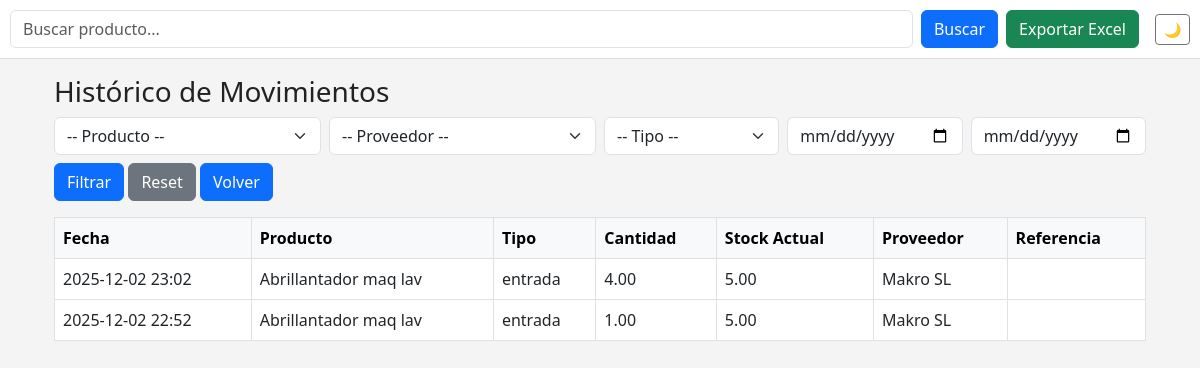
The app's page /movimientos/historico?producto_id=123 with its own data.
### app/models.py (models this page shows, shortened)
class Movimiento(db.Model):
    __tablename__ = "movimientos"
    id = db.Column(db.Integer, primary_key=True)
    producto_id = db.Column(db.Integer, db.ForeignKey("product.id"), nullable=False)
    proveedor_id = db.Column(db.Integer, db.ForeignKey("proveedores.id"), nullable=True)
    tipo = db.Column(db.String(10), nullable=False)  # "entrada" | "salida"
    cantidad = db.Column(db.Float, nullable=False, default=0)
    fecha = db.Column(db.DateTime, default=datetime.utcnow)
    referencia = db.Column(db.String(120), nullable=True)  # número albarán / nota
    producto = db.relationship("Product", back_populates="movimientos")
    proveedor = db.relationship("Proveedor", back_populates="movimientos")

class Product(db.Model):
    id = db.Column(db.Integer, primary_key=True)
    nombre = db.Column(db.String(150), nullable=False)
    unidad = db.Column(db.String(30), nullable=False)
    cantidad = db.Column(db.Float, default=0)
    categoria = db.Column(db.String(50), nullable=True)
    ubicacion = db.Column(db.String(100), nullable=True)
    movimientos = db.relationship(
        "Movimiento",
        back_populates="producto",
        lazy="dynamic",
        cascade="all, delete-orphan",
    )
    @property
    def stock_actual(self):
        entradas = (
            self.movimientos.filter_by(tipo="entrada")
            .with_entities(db.func.sum(Movimiento.cantidad))
            .scalar()
            or 0
        )
        salidas = (
            self.movimientos.filter_by(tipo="salida")
            .with_entities(db.func.sum(Movimiento.cantidad))
            .scalar()
            or 0
        )
        return float(entradas) - float(salidas)

class Proveedor(db.Model):
    __tablename__ = "proveedores"
    id = db.Column(db.Integer, primary_key=True)
    nombre = db.Column(db.String(120), nullable=False, unique=True)
    telefono = db.Column(db.String(30), nullable=True)
    cif = db.Column(db.String(20), nullable=True)
    notas = db.Column(db.Text, nullable=True)
    movimientos = db.relationship(
        "Movimiento", back_populates="proveedor", lazy="dynamic"
    )

### app/movimientos/routes.py (the view)
@movimientos_bp.route("/historico", methods=["GET"])
def historico_movimientos():
    producto_id = request.args.get("producto_id", type=int)
    proveedor_id = request.args.get("proveedor_id", type=int)
    tipo = request.args.get("tipo", default="")
    fecha_inicio = request.args.get("fecha_inicio")
    fecha_fin = request.args.get("fecha_fin")
    query = Movimiento.query.join(Product).outerjoin(Proveedor)
    if producto_id:
        query = query.filter(Movimiento.producto_id == producto_id)
    if proveedor_id:
        query = query.filter(Movimiento.proveedor_id == proveedor_id)
    if tipo in ("entrada", "salida"):
        query = query.filter(Movimiento.tipo == tipo)
    if fecha_inicio:
        try:
            inicio = datetime.fromisoformat(fecha_inicio)
            query = query.filter(Movimiento.fecha >= inicio)
        except:
            pass
    if fecha_fin:
        try:
            fin = datetime.fromisoformat(fecha_fin)
            query = query.filter(Movimiento.fecha <= fin)
        except:
            pass
    movimientos = query.order_by(Movimiento.fecha.desc()).all()
    productos = Product.query.order_by(Product.nombre).all()
    proveedores = Proveedor.query.order_by(Proveedor.nombre).all()
    return render_template(
        "movimientos/historico.html",
        movimientos=movimientos,
        productos=productos,
        proveedores=proveedores,
        filtros=request.args,
    )

### app/templates/movimientos/historico.html (shortened to what this page needs)
{% extends "base.html" %}
{% block content %}
<div class="container mt-3">
    <h3>Histórico de Movimientos</h3>
    <form method="get" class="row g-2 mb-3">
        <div class="col-md-3">
            <select name="producto_id" class="form-select">
                <option value="">-- Producto --</option>
            </select>
        </div>
        <div class="col-md-3">
            <select name="proveedor_id" class="form-select">
                <option value="">-- Proveedor --</option>
            </select>
        </div>
        <div class="col-md-2">
            <select name="tipo" class="form-select">
                <option value="">-- Tipo --</option>
            </select>
        </div>
        <div class="col-md-2">
            <input type="date" name="fecha_inicio" value="{{ filtros.get('fecha_inicio','') }}" class="form-control" placeholder="Desde">
        </div>
        <div class="col-md-2">
            <input type="date" name="fecha_fin" value="{{ filtros.get('fecha_fin','') }}" class="form-control" placeholder="Hasta">
        </div>
        <div class="col-md-12">
            <button type="submit" class="btn btn-primary">Filtrar</button>
            <a href="{{ url_for('movimientos.historico_movimientos') }}" class="btn btn-secondary">Reset</a>
            <a href="{{ url_for("productos.lista_productos") }} " class="btn btn-primary"> Volver </a>
        </div>
    </form>
    <div class="table-responsive">
        <table class="table table-bordered table-hover">
            <thead class="table-light">
                <tr>
                    <th>Fecha</th>
                    <th>Producto</th>
                    <th>Tipo</th>
                    <th>Cantidad</th>
                    <th>Stock Actual</th>
                    <th>Proveedor</th>
                    <th>Referencia</th>
                </tr>
            </thead>
            <tbody>
                {% for m in movimientos %}
                <tr>
                    <td>{{ m.fecha.strftime('%Y-%m-%d %H:%M') }}</td>
                    <td>{{ m.producto.nombre }}</td>
                    <td>{{ m.tipo }}</td>
                    <td>{{ "%.2f"|format(m.cantidad) }}</td>
                    <td>{{ "%.2f"|format(m.producto.stock_actual) }}</td>
                    <td>{{ m.proveedor.nombre if m.proveedor else '' }}</td>
                    <td>{{ m.referencia or '' }}</td>
                </tr>
                {% endfor %}
            </tbody>
        </table>
    </div>
</div>
{% endblock %}

### app/templates/base.html (style rules this page uses)
:root { --c-bg: #f4f4f4; --c-text: #222; --c-card: #ffffff; --c-border: #dddddd; --c-primary: #0d6efd; --muted: #6c757d; }
body { background-color: var(--c-bg); color: var(--c-text); }

### records on screen
Movimiento: fecha "2025-12-02 23:02", producto.nombre "Abrillantador maq lav", tipo "entrada", cantidad "4.00", producto.stock_actual "5.00", proveedor "Makro SL"
Movimiento: fecha "2025-12-02 22:52", producto.nombre "Abrillantador maq lav", tipo "entrada", cantidad "1.00", producto.stock_actual "5.00", proveedor "Makro SL"
